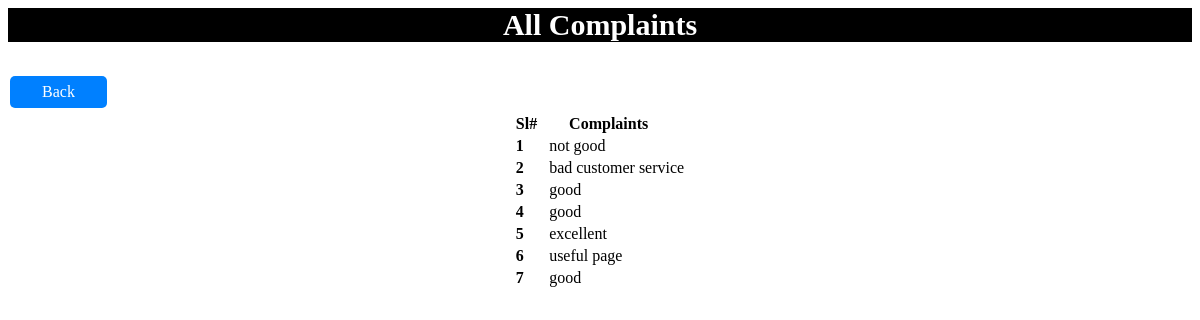
Page /allcomplains.php on the committed database.
### tables this page shows
CREATE TABLE `complaint` (
  `id` int(5) NOT NULL,
  `com` varchar(50) NOT NULL
);

### models/db_config.php (called while the page is built, shortened)
<?php
	$db_server="localhost";
	$db_uname="root";
	$db_pass="";
	$db_name="final_p";
	function get($query){
		global $db_server,$db_uname,$db_pass,$db_name;
		$conn = mysqli_connect($db_server,$db_uname,$db_pass,$db_name);
		$data = array();
		if($conn){
			$result = mysqli_query($conn,$query);
			while($row = mysqli_fetch_assoc($result)){
				$data[] = $row;
			}
		}
		return $data;
	}
?>

### controllers/CustomerController.php (called while the page is built, shortened)
<?php
	include 'models/db_config.php';
	function getAllCom(){
		$query = "select * from complaint ";
		$rs = get($query);
		return $rs;
	}
?>

### allcomplains.php (the view, shortened to what this page needs)
<?php
	include 'controllers/CustomerController.php';
	$ownerr = getAllCom();
?>
<html>
           <head>
			 <link rel="stylesheet" href="style/login.css">
	        </head>
<body>
         <div>
			<h3 class="header">All Complaints</h3>
			</div>
			<div>
			<a  href="dashboard.php" class ="red2">Back</a>
			</div>
<div align = "center">
	<table class="">
		<thead>
			<th>Sl# &nbsp </th>
			<th>Complaints &nbsp &nbsp   </th>
		</thead>
		<tbody>
			<?php
				$i=1;
				foreach($ownerr as $o){
					echo "<tr>";
						echo "<td><b>$i</b></td>";
						echo "<td>".$o["com"]. "</td>" ;
					echo "</tr>";
					$i++;
				}
			?>
		</tbody>
	</table>
</div>
</body>
</html>

### style/login.css (style rules this page uses)
.header { background-color:Black; color:white; text-align :center; font-size: 30px; }

### allcomplains.php (style rules this page uses)
.red2 { background-color: #0080ff; border: none; color: white; padding: 7px 32px; text-align: center; text-decoration: none; display: inline-block; font-size: 16px; margin: 4px 2px; cursor: pointer; border-radius: 5px; }

### rows in the picture
complaint: com "not good"
complaint: com "bad customer service"
complaint: com "good"
complaint: com "good"
complaint: com "excellent"
complaint: com "useful page"
complaint: com "good"
